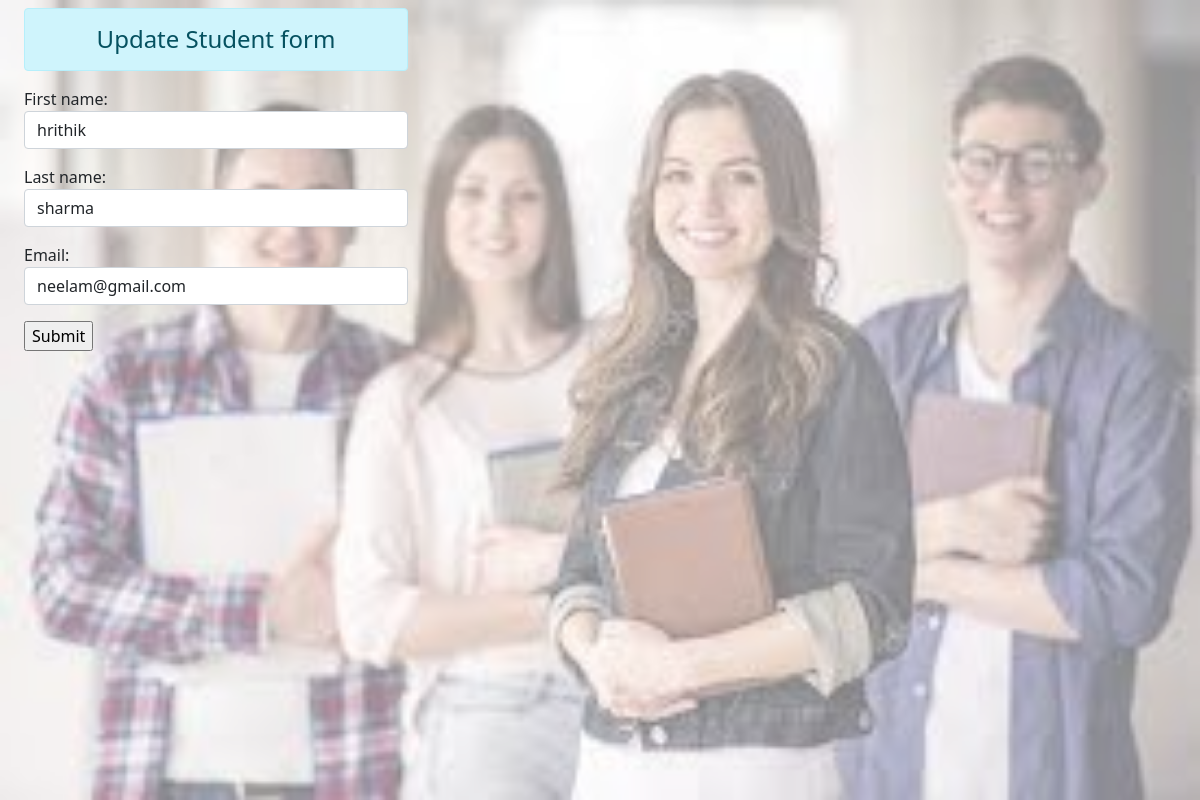
Page /update/16 on the committed database.
### app1/models.py (models this page shows)
class Student(models.Model):
    first_name=models.CharField(max_length=50)
    last_name=models.CharField(max_length=50)
    email=models.EmailField(max_length=50)

### app1/views.py (the view)
# urls.py: path('update/<int:id>', views.update,name="update"),
def update(request, id):
    if request.method=="POST":
        pi=Student.objects.get(pk=id)
        fm=StudentForm(request.POST,instance=pi)
        if fm.is_valid():
            fm.save()
        return HttpResponseRedirect("/")
    else:
        pi=Student.objects.get(pk=id)
        fm=StudentForm(instance=pi)
    return render (request,"app1/show.html",{"form":fm})

### app1/forms.py
class StudentForm(forms.ModelForm):
    class Meta:
        model=Student
        fields="__all__"
        widgets={'first_name': forms.TextInput(attrs={"class":"form-control"}),
        'last_name': forms.TextInput(attrs={"class":"form-control"}),'email': forms.TextInput(attrs={"class":"form-control"})}

### app1/templates/app1/show.html (shortened to what this page needs)
{% extends 'app1/base.html' %}
{% block content %}
<div class="row">
    <div class="col-sm-4 mx-4">
        <h4 class="text-center alert alert-info"> Update Student form</h4>
        <form action="" method="POST" >
            {{form.as_p}}
            <input type="submit" >
        </form>
    </div>
</div>
{% endblock content %}

### rows in the picture
Student: first_name "hrithik", last_name "sharma", email "neelam@gmail.com"
